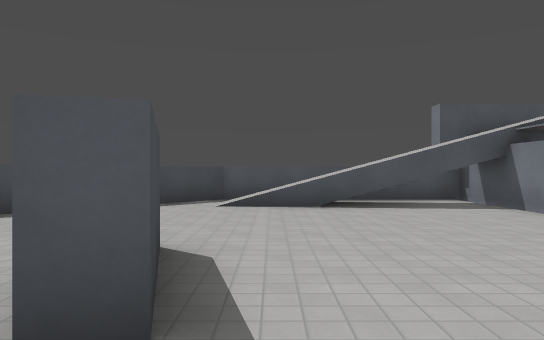
[1] (above)

13 first-person views from a walk through a level from a Godot 3-D game. The camera is 1.4 m above the floor, looks level and sees 70° across. The floor is counted in squares, 2 m on a side. Each view is taken from the middle of a square. On the plan, view 1 faces up. The plan holds only what a view shows up to about 11 squares ahead; the rest is blank. The place goes on beyond the plan. Surface patterns are stand-ins for the level's own textures.

[2]
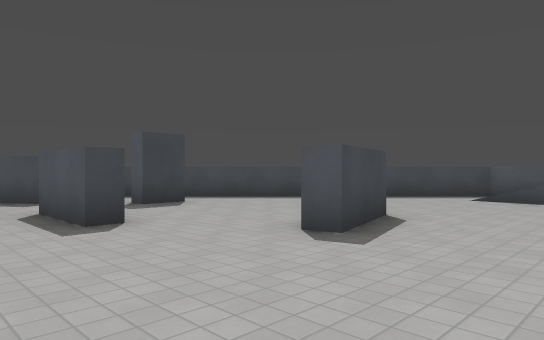

[3]
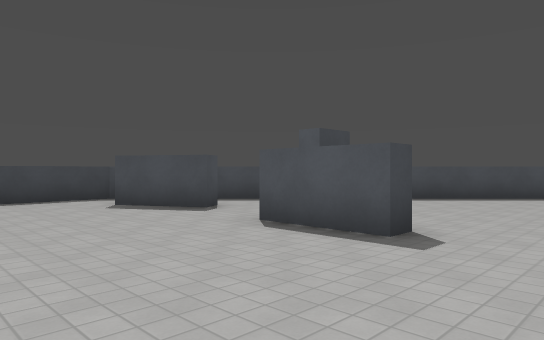

[4]
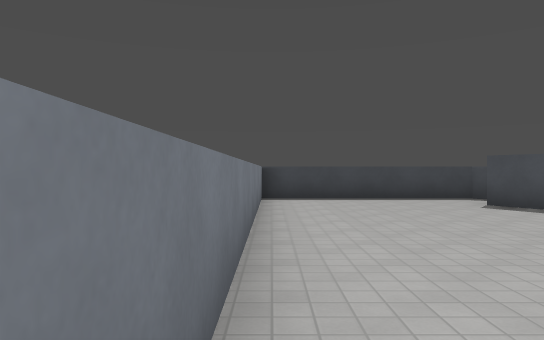

[5]
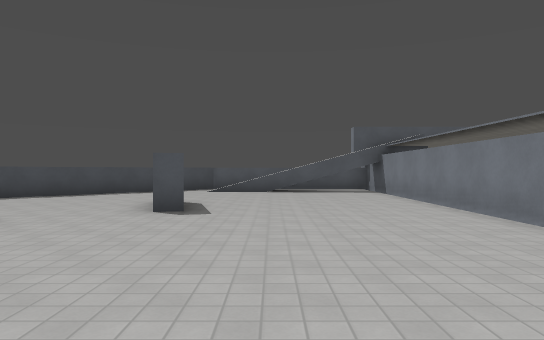

[6]
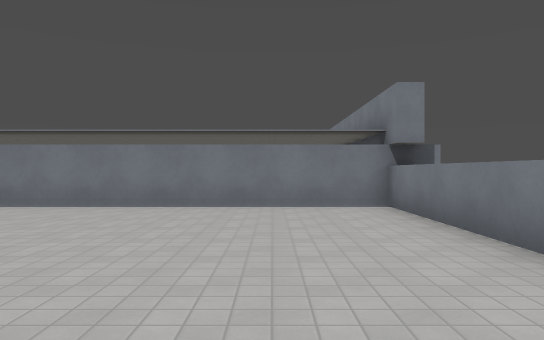

[7]
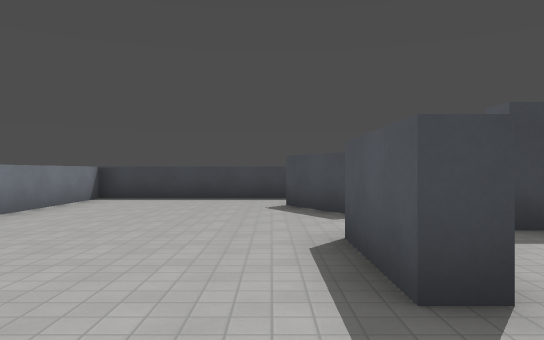

[8]
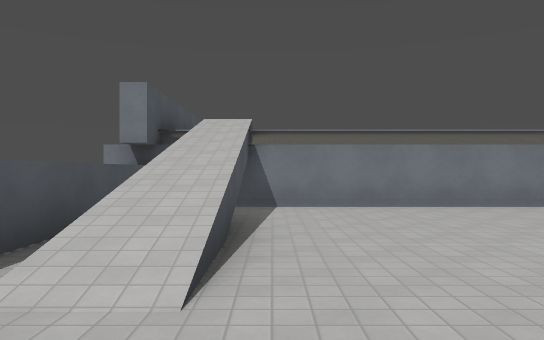

[9]
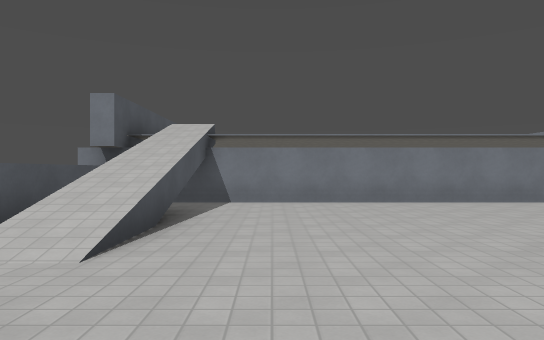

[10]
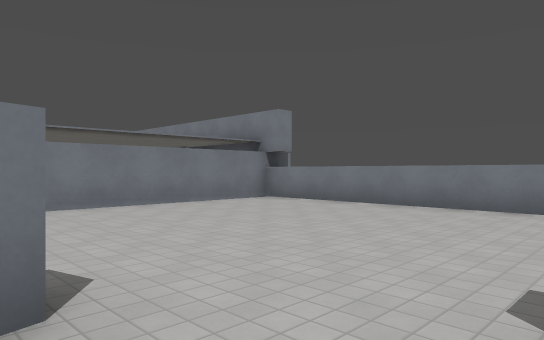

[11]
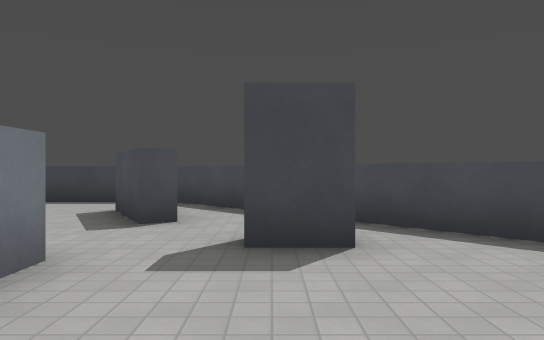

[12]
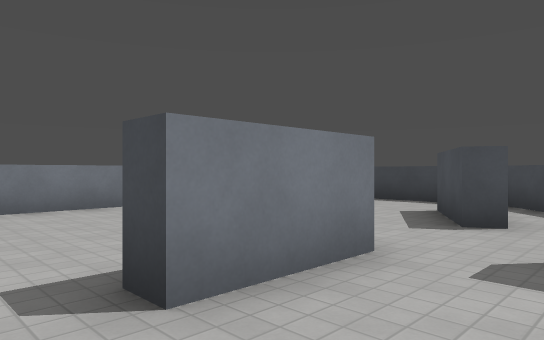

[13]
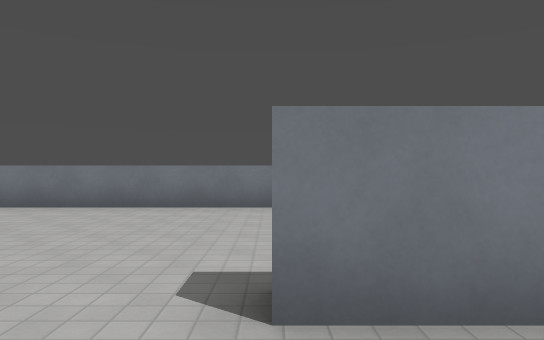

### Floor plan
Key: @ floor where view 1 was taken; # wall or solid block; . floor; / step, stairs or slope; = window, fence, low wall or low ledge.
Columns run from 11 left of view 1 to 5 right of it. Each row starts with its distance up from view 1.
 10          ########
  9         ##......#
  8        ##.//////=
  7       ##........#
  6      ##.........#
  5     ##..........#
  4    ##...........#
  3   ##......#.....#
  2  ##..#....#.....#
  1 ##..............#
  0 #.##...##..@....#
 -1 #...............#
 -2 #...............#
 -3 #...............#
 -4 #...............#
 -5 #...............#
 -6 #################

Where each view was taken, in squares from view 1:
view 1: 0 up, 0 right, facing up
view 2: 2 down, 2 right, facing up-left
view 3: 4 down, 1 left, facing up-left
view 4: 5 down, 1 left, facing left
view 5: 5 down, 1 right, facing up
view 6: 3 down, 3 left, facing right
view 7: 1 down, 1 left, facing left
view 8: 7 up, 3 left, facing right
view 9: 6 up, 4 left, facing right
view 10: 2 up, 3 left, facing down-right
view 11: 2 up, 2 left, facing left
view 12: 2 up, 2 left, facing down-left
view 13: 2 up, 3 left, facing down
